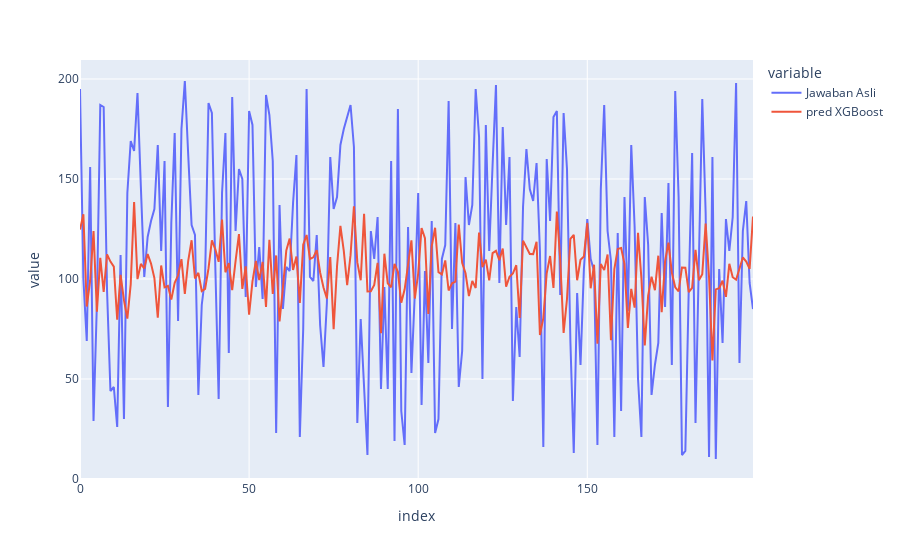

Write notebook code for a chart like this one.
### Markdown cell above
PRED XGBOOST

### Code cell
import plotly.express as px
fig=px.line(df_result[['Jawaban Asli','pred XGBoost']])
fig.show()
print ("Score R2 dari model XGBoost: ", r2XGB)

### Figure 1 — Plotly figure (JSON) as saved in the notebook; plotly's stock layout.template omitted (floating-point values rounded to 4 significant figures; data arrays with more than 128 entries replaced by an {"elided": "..."} marker saying what was removed)
{"data": [{"hovertemplate": "variable=Jawaban Asli<br>index=%{x}<br>value=%{y}<extra></extra>", "legendgroup": "Jawaban Asli", "line": {"color": "#636efa", "dash": "solid"}, "marker": {"symbol": "circle"}, "mode": "lines", "name": "Jawaban Asli", "orientation": "v", "showlegend": true, "type": "scatter", "x": {"elided": "200 int values"}, "xaxis": "x", "y": {"elided": "200 int values"}, "yaxis": "y"}, {"hovertemplate": "variable=pred XGBoost<br>index=%{x}<br>value=%{y}<extra></extra>", "legendgroup": "pred XGBoost", "line": {"color": "#EF553B", "dash": "solid"}, "marker": {"symbol": "circle"}, "mode": "lines", "name": "pred XGBoost", "orientation": "v", "showlegend": true, "type": "scatter", "x": {"elided": "200 int values"}, "xaxis": "x", "y": {"elided": "200 float values"}, "yaxis": "y"}], "layout": {"legend": {"title": {"text": "variable"}, "tracegroupgap": 0}, "margin": {"t": 60}, "xaxis": {"anchor": "y", "domain": [0, 1], "title": {"text": "index"}}, "yaxis": {"anchor": "x", "domain": [0, 1], "title": {"text": "value"}}}}
